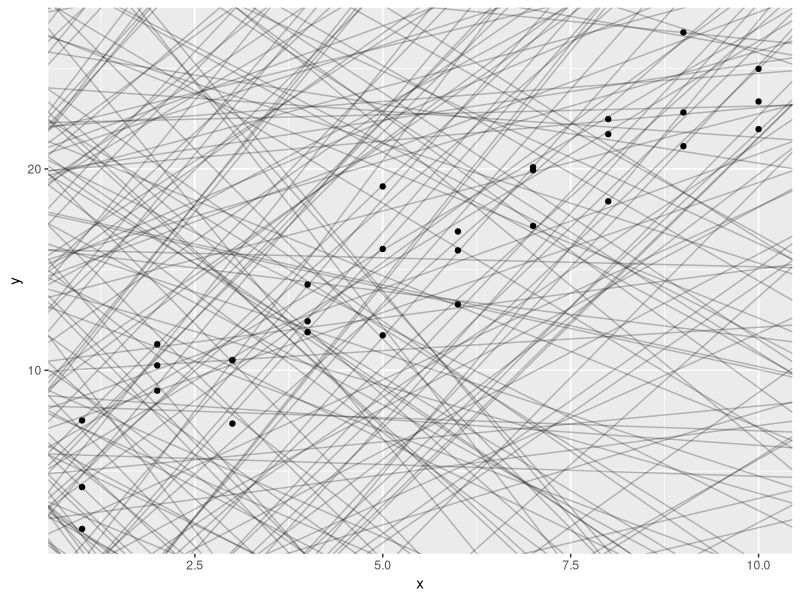

The R source for this figure:
library(tidyverse)
library(modelr)
# a global function that deletes missing data but warns me before doing so
options(na.action = na.warn)

# y = a_2*x + a_1
# runif(n, min, max)
# Generate n random numbers, each drawn uniformly between min and max
models <- tibble(
  a1 = runif(250, -20, 40),
  a2 = runif(250, -5, 5)
)

ggplot(sim1, aes(x, y)) +
  geom_abline(
    aes(intercept = a1, slope = a2),
    data = models, alpha = 1/4
  ) +
  geom_point()

# A model predicts a y value
# The data has an actual y value
# The distance between y_actual and y_predicted is called error/residual
# Visually it is the vertical line between the point and the line
# We care how wrong the prediction is up and down
model1 <- function(a, data) {
  a[1] + data$x * a[2]
}
# Give me the predicted y-values from the model y = 7 + 1.5x
# for every x in sim1
# 7 + 1.5 * sim1$x
model1(c(7, 1.5), sim1)
